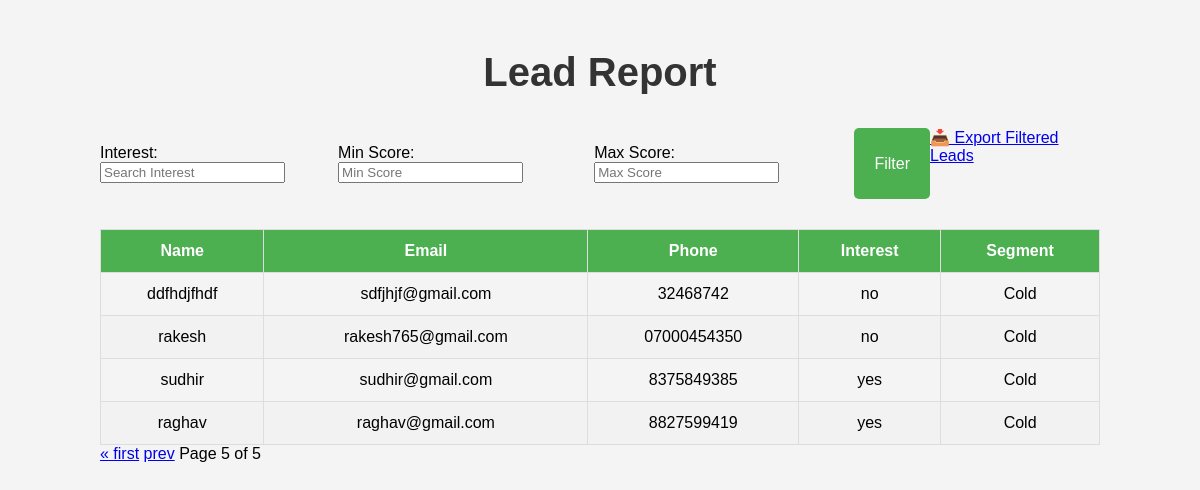
The page /report/?page=7 on the database as committed earlier.
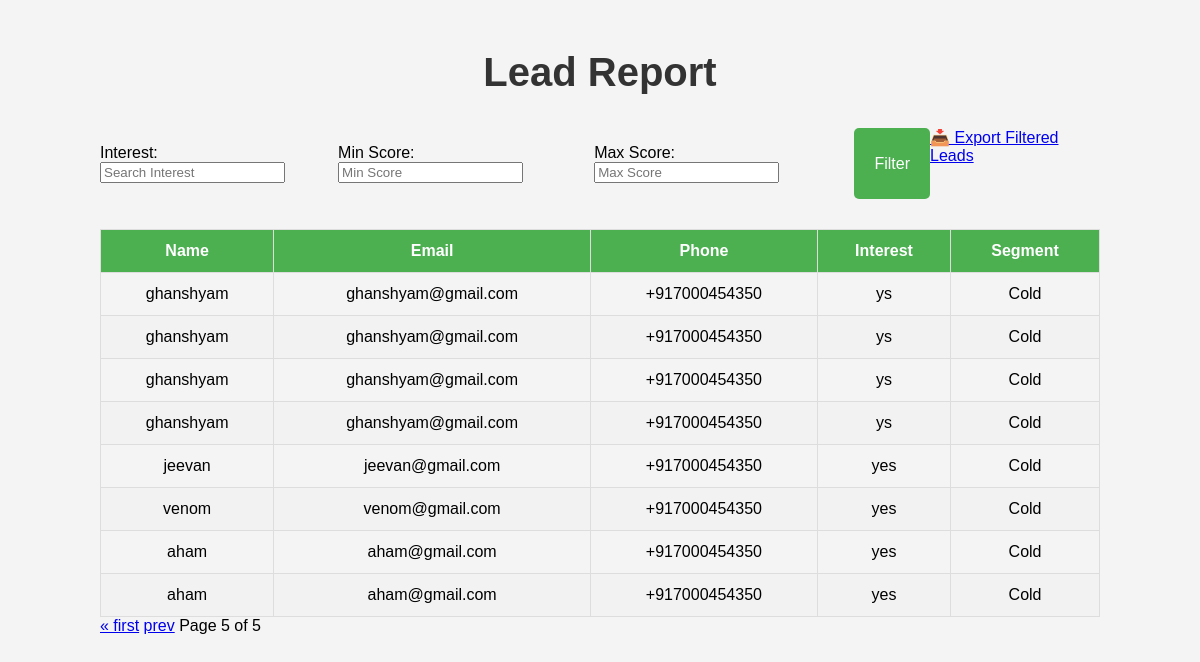
The same page on the database as committed later.
### leads/models.py (models this page shows, shortened)
class Lead(models.Model):
    name = models.CharField(max_length=100)
    email = models.EmailField()
    phone = models.CharField(max_length=15)
    interest = models.CharField(max_length=100)
    score = models.IntegerField(default=0)
    segment = models.CharField(max_length=50, blank=True, null=True)
    timestamp = models.DateTimeField(default=timezone.now)  # Timestamp field for when the lead is created

### leads/views.py (the view)
# urls.py: path('report/', views.report_view, name='report'),
def report_view(request):
    leads = Lead.objects.all()
    form = LeadFilterForm(request.GET or None)
    if form.is_valid():
        interest = form.cleaned_data.get('interest')
        min_score = form.cleaned_data.get('min_score')
        max_score = form.cleaned_data.get('max_score')
        if interest:
            leads = leads.filter(interest__icontains=interest)
        if min_score is not None:
            leads = leads.filter(score__gte=min_score)
        if max_score is not None:
            leads = leads.filter(score__lte=max_score)
    paginator = Paginator(leads, 10)
    page_number = request.GET.get('page')
    page_obj = paginator.get_page(page_number)
    return render(request, 'report.html', {'page_obj': page_obj, 'form': form})

### leads/forms.py
class LeadFilterForm(forms.Form):
    interest = forms.CharField(
        required=False,
        label='Interest',
        widget=forms.TextInput(attrs={'class': 'form-control', 'placeholder': 'Search Interest'})
    )
    min_score = forms.IntegerField(
        required=False,
        label='Min Score',
        widget=forms.NumberInput(attrs={'class': 'form-control', 'placeholder': 'Min Score'})
    )
    max_score = forms.IntegerField(
        required=False,
        label='Max Score',
        widget=forms.NumberInput(attrs={'class': 'form-control', 'placeholder': 'Max Score'})
    )

### templates/report.html (shortened to what this page needs)
{% load static %}
<!DOCTYPE html>
<html lang="en">
<head>
    <link rel="stylesheet" href="{% static 'css/report.css' %}">
</head>
<body>
    <div class="container">
        <h2>Lead Report</h2>
        <form method="get" class="filter-form">
            {{ form.as_p }}
            <button type="submit" class="btn">Filter</button>
            <a href="{% url 'export_leads_csv' %}?interest={{ request.GET.interest }}&min_score={{ request.GET.min_score }}&max_score={{ request.GET.max_score }}" class="btn">📥 Export Filtered Leads</a>
        </form>
        <table class="lead-table">
            <thead>
                <tr>
                    <th>Name</th>
                    <th>Email</th>
                    <th>Phone</th>
                    <th>Interest</th>
                    <th>Segment</th>
                </tr>
            </thead>
            <tbody>
                {% for lead in page_obj %}
                <tr>
                    <td>{{ lead.name }}</td>
                    <td>{{ lead.email }}</td>
                    <td>{{ lead.phone }}</td>
                    <td>{{ lead.interest }}</td>
                    <td>{{ lead.segment }}</td>
                </tr>
                {% empty %}
                <tr><td colspan="5">No leads match the filters.</td></tr>
                {% endfor %}
            </tbody>
        </table>
        <div class="pagination">
            {% if page_obj.has_previous %}
                <a href="?page=1">&laquo; first</a>
                <a href="?page={{ page_obj.previous_page_number }}">prev</a>
            {% endif %}
            <span>Page {{ page_obj.number }} of {{ page_obj.paginator.num_pages }}</span>
        </div>
    </div>
</body>
</html>

### static/css/report.css (style rules this page uses)
body { font-family: Arial, sans-serif; background-color: #f4f4f4; margin: 0; padding: 0; }
h2 { text-align: center; font-size: 2.5rem; margin-top: 30px; color: #333; }
.container { width: 90%; max-width: 1000px; margin: 0 auto; padding: 20px; }
.filter-form { display: flex; justify-content: center; margin-bottom: 30px; }
.filter-form button { padding: 12px 20px; background-color: #4CAF50; color: white; border: none; border-radius: 5px; font-size: 1rem; cursor: pointer; transition: background-color 0.3s ease; }
.lead-table { width: 100%; border-collapse: collapse; margin-top: 20px; border: 1px solid #ccc; }
.lead-table th, .lead-table td { padding: 12px; text-align: center; border: 1px solid #ddd; }
.lead-table th { background-color: #4CAF50; color: white; }
.lead-table tr:nth-child(even) { background-color: #f2f2f2; }

Rows that differ between the two databases and show on the page:
removed Lead: name "ddfhdjfhdf", email "sdfjhjf@gmail.com", phone "32468742", interest "no", segment "Cold"
removed Lead: name "rakesh", email "rakesh765@gmail.com", phone "07000454350", interest "no", segment "Cold"
removed Lead: name "sudhir", email "sudhir@gmail.com", phone "8375849385", interest "yes", segment "Cold"
removed Lead: name "raghav", email "raghav@gmail.com", phone "8827599419", interest "yes", segment "Cold"
added Lead: name "ghanshyam", email "ghanshyam@gmail.com", phone "+917000454350", interest "ys", segment "Cold"
added Lead: name "ghanshyam", email "ghanshyam@gmail.com", phone "+917000454350", interest "ys", segment "Cold"
added Lead: name "ghanshyam", email "ghanshyam@gmail.com", phone "+917000454350", interest "ys", segment "Cold"
added Lead: name "ghanshyam", email "ghanshyam@gmail.com", phone "+917000454350", interest "ys", segment "Cold"
added Lead: name "jeevan", email "jeevan@gmail.com", phone "+917000454350", interest "yes", segment "Cold"
added Lead: name "venom", email "venom@gmail.com", phone "+917000454350", interest "yes", segment "Cold"
added Lead: name "aham", email "aham@gmail.com", phone "+917000454350", interest "yes", segment "Cold"
added Lead: name "aham", email "aham@gmail.com", phone "+917000454350", interest "yes", segment "Cold"
